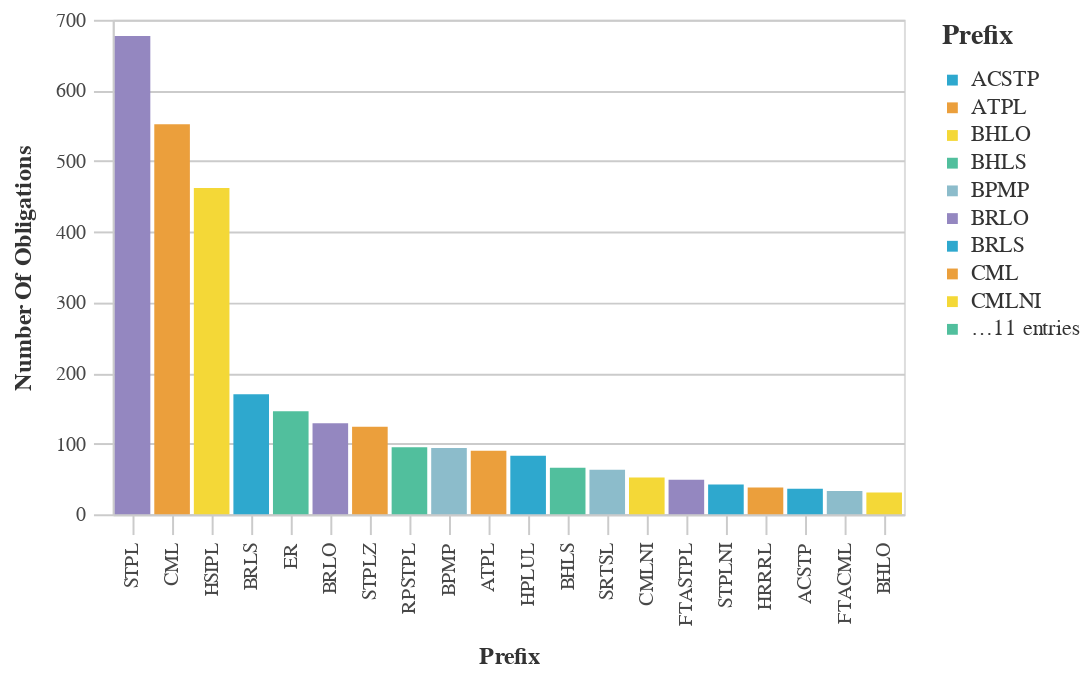

Notebook cell for this chart:
### Code cell
#Bar chart with the Most Used Prefix Counts
chart_df = (df_top>>filter(_.variable=='prefix')).rename(columns={"value":"Prefix",
                                 "count":"Number of Obligations"})
chart9= (_dla_utils_reports.basic_bar_chart_no_save(chart_df, 'Prefix', 'Number of Obligations', 'Prefix', district))
    
display(HTML("<h4><strong>Most Used Prefix Codes</strong></h4>"))
display(chart9)

### Figure 1 — Vega-Lite specification as saved in the notebook (floating-point values rounded to 4 significant figures)
{"config": {"view": {"continuousWidth": 400, "continuousHeight": 300}, "axis": {"domainColor": "#cbcbcb", "grid": true, "gridColor": "#cbcbcb", "gridWidth": 1, "labelColor": "#474747", "labelFont": "Nunito Sans", "labelFontSize": 10, "labelPadding": 4, "tickColor": "#cbcbcb", "tickSize": 10, "titleColor": "#333", "titleFont": "Raleway", "titleFontSize": 12, "titlePadding": 10}, "axisBand": {"grid": false}, "background": "white", "font": "Raleway", "header": {"labelFont": "Nunito Sans", "titleFont": "Raleway"}, "legend": {"labelColor": "#333", "labelFont": "Nunito Sans", "labelFontSize": 11, "labelLimit": 0, "padding": 1, "symbolSize": 30, "symbolType": "square", "titleColor": "#333", "titleFont": "Raleway", "titleFontSize": 14, "titlePadding": 10}, "title": {"anchor": "middle", "font": "Raleway", "fontSize": 18, "fontWeight": 300, "offset": 20}}, "data": {"name": "data-a5abee76ffa0287b905e6f42d28779a8"}, "mark": "bar", "encoding": {"color": {"field": "Prefix", "legend": {"symbolLimit": 10, "title": "Prefix"}, "scale": {"range": ["#2EA8CE", "#EB9F3C", "#F4D837", "#51BF9D", "#8CBCCB", "#9487C0"]}, "type": "nominal"}, "tooltip": [{"field": "Prefix", "type": "nominal"}, {"field": "Number of Obligations", "type": "quantitative"}], "x": {"field": "Prefix", "sort": "-y", "title": "Prefix", "type": "nominal"}, "y": {"field": "Number of Obligations", "title": "Number Of Obligations", "type": "quantitative"}}, "height": 250, "width": 400, "$schema": "https://vega.github.io/schema/vega-lite/v4.17.0.json", "datasets": {"data-a5abee76ffa0287b905e6f42d28779a8": [{"Prefix": "STPL", "Number of Obligations": 677, "variable": "prefix"}, {"Prefix": "CML", "Number of Obligations": 552, "variable": "prefix"}, {"Prefix": "HSIPL", "Number of Obligations": 462, "variable": "prefix"}, {"Prefix": "BRLS", "Number of Obligations": 170, "variable": "prefix"}, {"Prefix": "ER", "Number of Obligations": 146, "variable": "prefix"}, {"Prefix": "BRLO", "Number of Obligations": 129, "variable": "prefix"}, {"Prefix": "STPLZ", "Number of Obligations": 124, "variable": "prefix"}, {"Prefix": "RPSTPL", "Number of Obligations": 95, "variable": "prefix"}, {"Prefix": "BPMP", "Number of Obligations": 94, "variable": "prefix"}, {"Prefix": "ATPL", "Number of Obligations": 90, "variable": "prefix"}, {"Prefix": "HPLUL", "Number of Obligations": 83, "variable": "prefix"}, {"Prefix": "BHLS", "Number of Obligations": 66, "variable": "prefix"}, {"Prefix": "SRTSL", "Number of Obligations": 63, "variable": "prefix"}, {"Prefix": "CMLNI", "Number of Obligations": 52, "variable": "prefix"}, {"Prefix": "FTASTPL", "Number of Obligations": 49, "variable": "prefix"}, {"Prefix": "STPLNI", "Number of Obligations": 42, "variable": "prefix"}, {"Prefix": "HRRRL", "Number of Obligations": 38, "variable": "prefix"}, {"Prefix": "ACSTP", "Number of Obligations": 36, "variable": "prefix"}, {"Prefix": "FTACML", "Number of Obligations": 33, "variable": "prefix"}, {"Prefix": "BHLO", "Number of Obligations": 31, "variable": "prefix"}]}}
